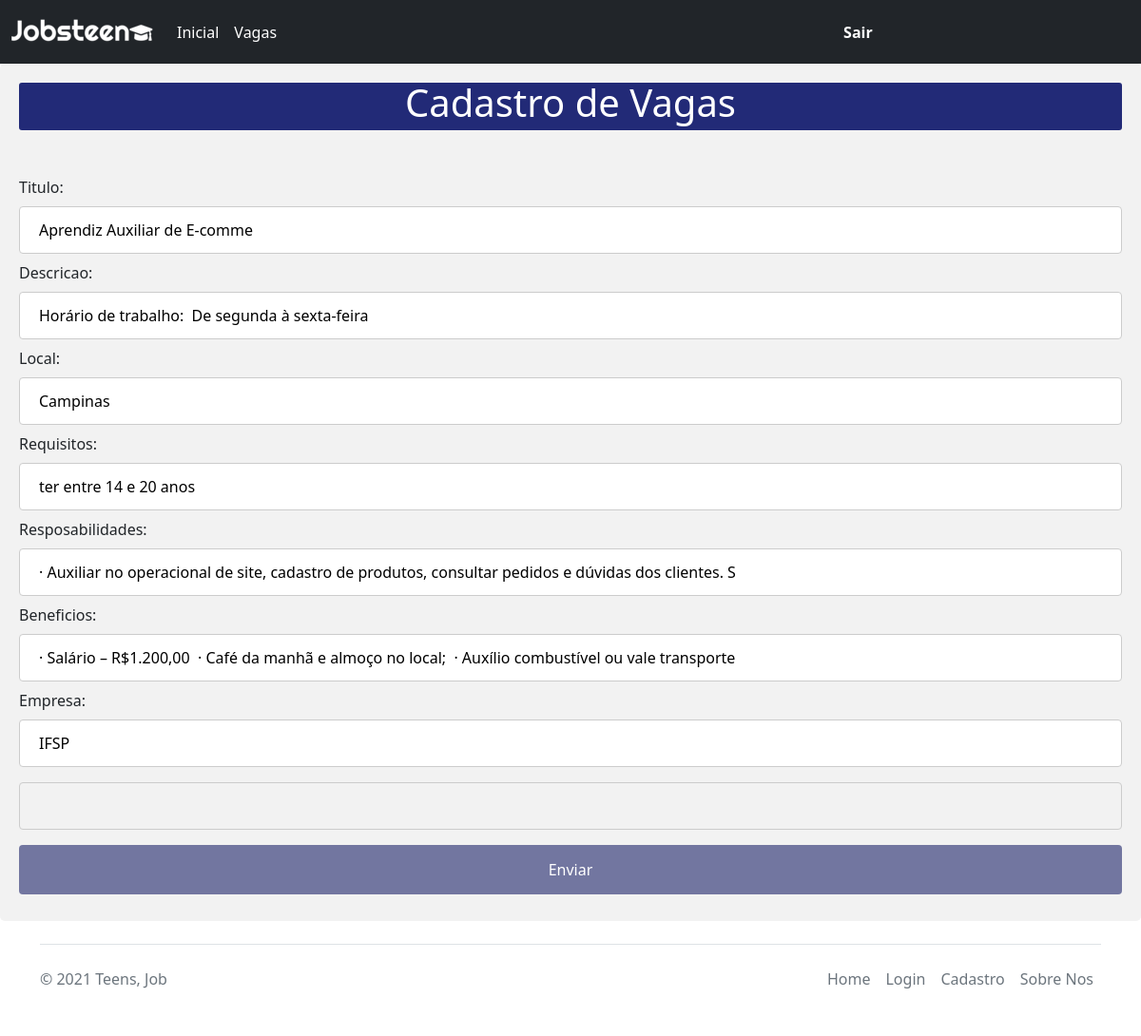
Page /empresa/edit/31/ on the committed database.
### empresa/models.py (models this page shows, shortened)
class Vagas(models.Model):
    titulo = models.CharField(max_length=30)
    descricao = models.CharField(max_length=150)
    mostrar = models.BooleanField(default=True)
    local = models.CharField(max_length=30, default='Campinas')
    requisitos = models.CharField(max_length=100)
    resposabilidades = models.CharField(max_length=100)
    beneficios = models.CharField(max_length=100)
    empresa = models.CharField(max_length=50, blank=True, default='Não preencher')

### empresa/views.py (the view)
# urls.py: path('edit/<int:pk>/', edit, name='edit'),
def edit(request, pk):
    data = {}
    data['db'] = Vagas.objects.get(pk=pk)
    data['form'] = VagasForm(instance=data['db'])
    return render(request, 'empresa/cadastro_vagas.html', data)

### empresa/forms.py
class VagasForm(forms.ModelForm):
    class Meta:
        model = Vagas
        fields = ['titulo', 'descricao', 'local', 'requisitos', 'resposabilidades', 'beneficios', 'empresa']

### empresa/templates/empresa/cadastro_vagas.html (shortened to what this page needs)
{% load static %}
<!DOCTYPE html>
<html>
<head>
    <link rel="stylesheet" href="{% static 'css/cadastro_vagas.css' %}"/>
</head>
<body>
{% include 'menu_empresa.html' %}
<div id="div">
    <div id="conteudoContido">
        <h1>Cadastro de Vagas</h1>
    </div>
    <br><br>
    <form name="form" id="form" action="{% if db %}/update/{{db.id}}/{%else%}/create/{% endif %}" method="post">
        {{form}}
        <input type="text" readonly class="form-control-plaintext" name="empresa" id="empresa"
               value="{{ user.get_username }}">
        <input type="submit" class="btn btn-sucess" value="Enviar">
    </form>
</div>
{% include 'footer.html' %}
</body>
</html>

### home/static/css/cadastro_vagas.css (style rules this page uses)
input[type=text], select { width: 100%; padding: 12px 20px; margin: 8px 0; display: inline-block; border: 1px solid #ccc; border-radius: 4px; box-sizing: border-box; }
input[type=submit] { width: 100%; background-color: rgba(30, 38, 107, 0.6); color: white; padding: 14px 20px; margin: 8px 0; border: none; border-radius: 4px; cursor: pointer; }
#div { border-radius: 5px; background-color: #f2f2f2; padding: 20px; }
#conteudoContido { background-color:#222a77; color: white; border-radius: 3px; height: 50px; display: flex; flex-direction: row; justify-content: center; align-items: center; }

### rows in the picture
Vagas: titulo "Aprendiz Auxiliar de E-comme", descricao "Horário de trabalho: De segunda à sexta-feira", local "Campinas", requisitos "ter entre 14 e 20 anos", resposabilidades "· Auxiliar no operacional de site, cadastro de produtos, consultar pedidos e dúvidas dos clientes. S", beneficios "· Salário – R$1.200,00 · Café da manhã e almoço no local; · Auxílio combustível ou vale transporte", empresa "IFSP"
